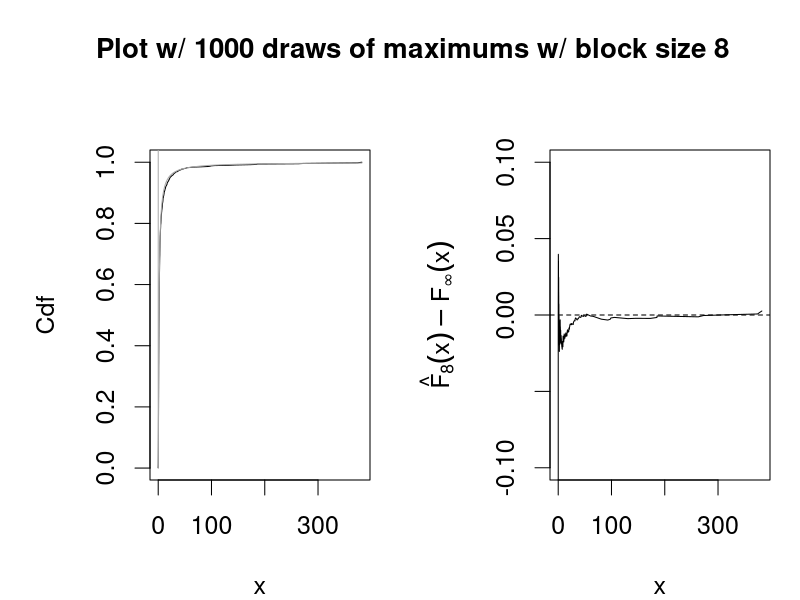

Write the R code that produced this figure.
######
# Asymptotic density
dens_asymp <- list(
  Frechet = function(x, a = 1) exp(-x^(-a)) * a * x^(-1 - a),
  Weibull = function(x, a = 1) exp(-(-x)^a) * a * (-x)^(a - 1),
  Gumbel = function(x, ...) exp(-exp(-x) - x))

cdf_asymp <- list(
  Frechet = function(x, a = 1) exp(-x^(-a)),
  Weibull = function(x, a = 1) exp(-(-x)^a),
  Gumbel = function(x, ...) exp(-exp(-x)))

#####
# Choices of distribution 
choices <- list(
  Cauchy = list(
    rdf = as.symbol("rcauchy"),
    norms = function(n) list(cn = n / pi, dn = 0),
    a = 1,
    Asym = "Frechet"
  ),
  
  Pareto = list(
    rdf = function(n) runif(n)^(-1), # alpha = 1, K = alpha
    norms = function(n) list(cn = n, dn = 0),
    a = 1,
    Asym = "Frechet"
  ),
  
  Uniform = list(
    rdf = as.symbol("runif"),
    norms = function(n) list(cn = n^-1, dn = 1),
    a = 1,
    Asym = "Weibull"),
  
  Normal = list(
    rdf = as.symbol("rnorm"),
    norms = function(n)
      list(
        cn = (2 * log(n))^(-1/2),
        dn = sqrt(2 * log(n)) - 
          (log(4 * pi) + log(log(n))) / 
            (2 * sqrt(2 * log(n)))),
    Asym = "Gumbel"),
  
  Exponential = list(
    rdf = function(n) rexp(n, 1),
    norms = function(n) list(cn = 1, dn = log(n)),
    Asym = "Gumbel"),
  
  Lognormal = list(
    rdf = function(n) rlnorm(n, 0, sdlog = 1),
    norms = function(n){
      dn <- exp(0 + (sqrt(2 * log(n)) - 
                       (log(4 * pi) + log(log(n))) / 
                       (2 * sqrt(2 * log(n)))))
      list(
        cn = (2 * log(n))^(-1/2) * dn, dn = dn) 
    },
    Asym = "Gumbel")
  )

#####
# Define plot function
make_plot <- function(choice, n, m, seed){
  with(choice, {
    #####
    # Simulate and standardize maximas
    set.seed(seed)
    cur_norm <- norms(n)
    out <- replicate(
      m, {
        x <- if(is.function(rdf))
          rdf(n) else eval(rdf)(n)
        cur_norm$cn^(-1) * (max(x) - cur_norm$dn)
      })
    out <- sort(out)
    
    #####
    # Plot header
    par(mar=c(2.5,2.5,1,1))
    layout(mat = matrix(c(1, 2, 1, 3), ncol = 2), 
           heights = c(1, 4))
    plot.new()
    text(
      0.5,0.5, paste0("Plot w/ ", m, " draws of maximums w/ block size ", n),
      cex = 2,font = 2)
    
    #####
    # Plot density and assymptotic density
    par(mar=c(4,5,1,1), cex = 1.5)
    
    dasym <- function(x)
      dens_asymp[[Asym]](x, a = a)
    
    cdfasym <- function(x)
      cdf_asymp[[Asym]](x, a = a)
    
    if(Asym == "Frechet" && !any(out <= 0)){
      xlab = "x (log scale)"
      logs = "x"
      
    } else {
      xlab = "x"
      logs = ""
    }
    
    ecdf_obj <- ecdf(out) 
    plot(out, ecdf_obj(out), 
         main = "", type = "l",
         xlim = range(out),
         ylab = "Cdf",
         xlab = xlab, log = logs)
    lines(out, cdfasym(out), col = "DarkGray")
    
    #####
    # Plot difference
    plot(out, ecdf_obj(out) - cdfasym(out), type = "l",
         xlab = xlab, log = logs,
         ylim = c(-.1, .1),
         ylab = substitute(
            hat(F)[n](x) - F[infinity] (x),
           list(n = n)))
    abline(h = 0, lty = 2)
  })
}

######
# Settings
m <- 10000
ns <- c(16, 256, 1024)


# #####
# # Comment back to test
make_plot(choices[["Cauchy"]], n = 8, m = 1000, seed = 2)
